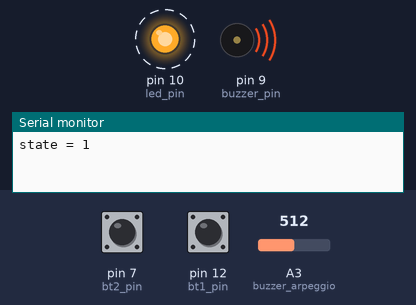
This sketch was run on a simulated Arduino Uno, built with avr-gcc and run on an emulated ATmega328P. Shown: output pins drawn as LEDs (lit = HIGH), buzzer (waves = sounding), the last lines printed to the serial monitor. Dashed ring = blinking. The test bench sets the inputs (shaded band); at power-on: pin 7 (bt2_pin) HIGH, pin 12 (bt1_pin) HIGH, A3 (buzzer_arpeggio) = 512.

Above: at 1.05 s.
1.3 s: pin 7 (bt2_pin) pulled LOW for 0.15 s
At 2.6 s:
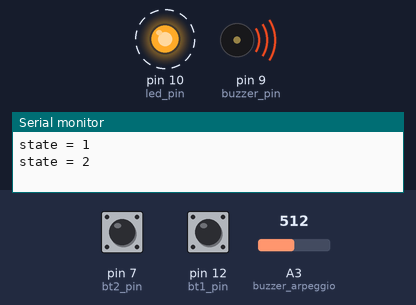
4.4 s: pin 12 (bt1_pin) pulled LOW for 0.15 s
At 4.55 s:
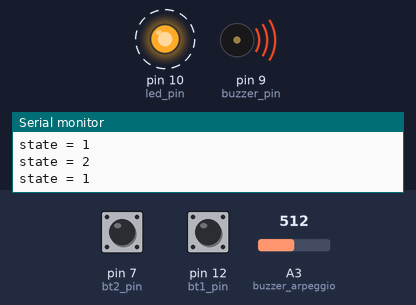
Timing chart, 0 to 13.4 s (numbered marks = the images above; inputs shaded):
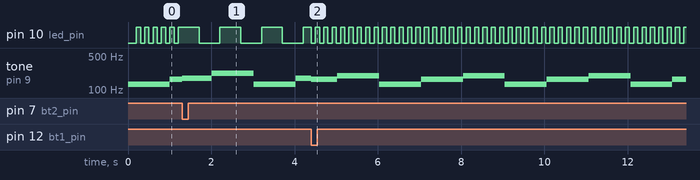

Measured:
- after the input at 1.3 s, pin 10 (led_pin): alternates HIGH for 0.50 s and LOW for 0.50 s, starting after 0.41 s
- after the input at 4.4 s, pin 10 (led_pin): alternates HIGH for 0.10 s and LOW for 0.10 s, starting at once
- by itself, pin 10 (led_pin): alternates HIGH for 0.10 s and LOW for 0.10 s
- by itself, tone on pin 9 (buzzer_pin): repeats every 3.0 s: 196 Hz 1.0 s, 131 Hz 1.0 s, 165 Hz 1.0 s

The sketch:

0080_maquina_estados_buzzer.ino
```cpp
/*
  maquina de estados com buzzer a tocar differentes arpeggios com tempos diferentes

  ver exemplos anteriores para uma explicação mais obvia da máquina de estados

*/

// INCLUDE CHRONO LIBRARY : http://github.com/SofaPirate/Chrono
#include <Chrono.h>
// Instanciate a Chrono object.
Chrono ledChrono;
Chrono arpeggioChrono;


// incluir ficheiro pitches - contem as frequencias para cada nota
#include "pitches.h"

// array com notas do arpeggios
int arpeggio1[] = {NOTE_C3, NOTE_E3, NOTE_G3};
int arpeggio2[] = {NOTE_C3, NOTE_F3, NOTE_A3};
int arpeggio3[] = {NOTE_B2, NOTE_E3, NOTE_G3};

int buzzer_pin = 9;
int thisNote;
int pot_val;
//
// botoes pins
int bt1_pin = 12;
int bt2_pin = 7;

//variavel para conter o estado do botao
int bt1_read, bt2_read;
int bt1_read_last, bt2_read_last;

// variavel de estados
int state = 1;

// variavel que armazena o ultimo estado do state
// para servir de comparação
int state_read_last;

// variavel do total de estados
int state_max = 3;

// led
int led_pin = 10;

//Create a variable to hold the led's state
int ledState = HIGH;

void setup() {
  Serial.begin(9600);
  pinMode(bt1_pin, INPUT_PULLUP);
  pinMode(bt2_pin, INPUT_PULLUP);
  pinMode(led_pin, OUTPUT);
}

void loop() {
  // le botoes e faz debounce
  button_debounce();

  // chama led_blink() e passa o parametro "state"
  led_blink(state);

  // chama buzzer_arpeggio() e passa o parametro "state"
  buzzer_arpeggio(state);

  if (state != state_read_last)
  {
    Serial.print("state = ");
    Serial.println(state);
  }
  state_read_last = state;
}


void buzzer_arpeggio(int _state)
{
  // recebe o parametro state e passa para a variavel interna _state
  // ve em que estado é que se encontra
  // consoate o estado vai buscar as notas à array correspondente
  if (_state == 1)
    tone(buzzer_pin, arpeggio1[thisNote], 200);
  if (_state == 2)
    tone(buzzer_pin, arpeggio2[thisNote], 200);
  if (_state == 3)
    tone(buzzer_pin, arpeggio3[thisNote], 200);

  // le o potenciometro, mapeia o valor do pot e atribui este valor ao tempo de espera entre cada nota
  pot_val = map(analogRead(A3), 0, 1023, 10, 2000);

  // sempre que o chrono é inicializado passa para a nota seguinte
  // o valor de espera muda consoante a leitura do pot
  if (arpeggioChrono.hasPassed(pot_val) ) {

    if (thisNote < 2)
    {
      thisNote++;
    }
    else
    {
      thisNote = 0;
    }

    arpeggioChrono.restart();
  }
}

void led_blink(int _state)
{
  int state_delay;

  if (_state == 1)
    state_delay = 100;
  if (_state == 2)
    state_delay = 500;
  if (_state == 3)
    state_delay = 1000;

  if (ledChrono.hasPassed(state_delay) ) { // returns true if it passed 1000 ms since it was started
    ledChrono.restart();  // restart the crono so that it triggers again later

    // toggle the stored state
    if (ledState == HIGH)  ledState = LOW;
    else ledState = HIGH;

    // write the state to the pin
    digitalWrite(led_pin, ledState);
  }
}


void button_debounce() {
  // leitura do estado do botao
  bt1_read = digitalRead(bt1_pin);
  bt2_read = digitalRead(bt2_pin);

  // debounce bt1
  if (bt1_read == 1 && bt1_read_last == 0)
  {
    //Serial.println("  button 1 is released");
  }
  else if (bt1_read == 0 && bt1_read_last == 1)
  {
    //Serial.println("  button 1 is pressed");
    if (state > 1)
      state--;
  }


  // debounce bt2
  if (bt2_read == 1 && bt2_read_last == 0)
  {
    //Serial.println("  button 2 is released");
  }
  else if (bt2_read == 0 && bt2_read_last == 1)
  {
    //Serial.println("  button 2 is pressed");
    if (state < state_max)
      state++;
  }

  // actualizar o ultimo estado
  bt1_read_last = bt1_read;
  bt2_read_last = bt2_read;
}
```
